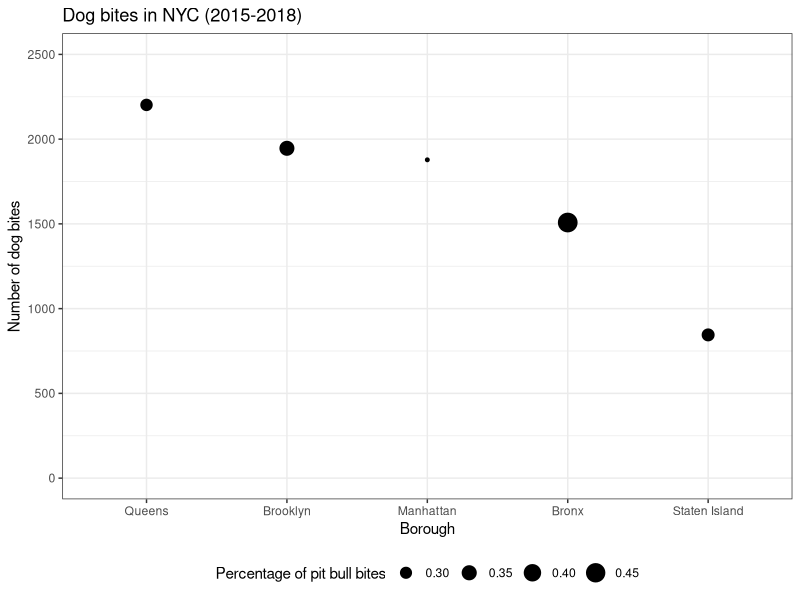
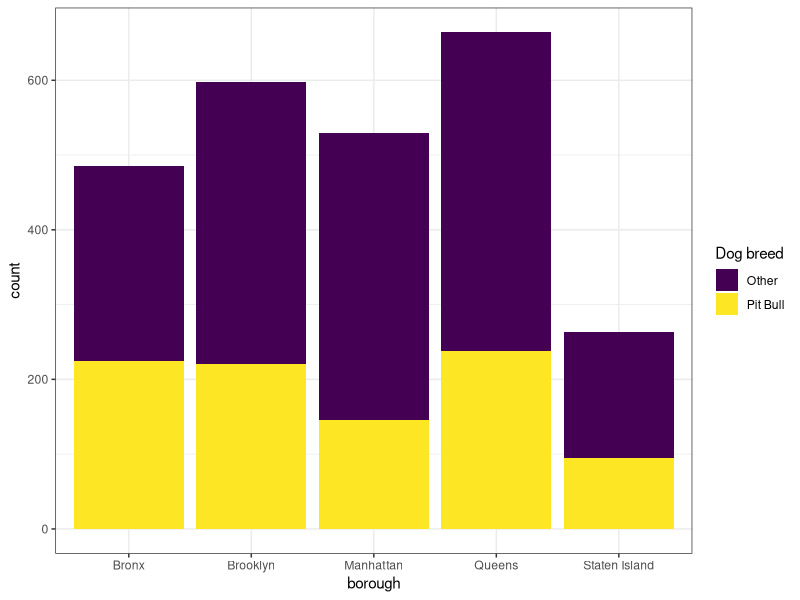

These figures' R source, in order:
## ---- chunk 1
knitr::opts_chunk$set(echo = TRUE)

library(tidyverse)

theme_set(theme_bw())
## ---- chunk 2
dog_bite = read_csv('./data/dog_bite.csv') %>%
  filter(borough != 'Other')

# dog bites in 2016 only (to match to licensing data)
dg_2016 = dog_bite %>%
  filter(date_of_bite > '2016-01-01' & date_of_bite < '2016-12-31')


license = read_csv('./data/cleaned_license_data.csv') %>%
  filter(final_borough %in% c('Bronx', 'Brooklyn', 'Manhattan', 'Queens', 'Staten Island'))

## ---- chunk 3
# number of dog bites (pitbull vs. other) by boro
dg_2016 %>%
  group_by(borough, pit_bull) %>% # group by borough and whether the dog was a pit bull or not
  count %>% # get total counts
  ungroup %>%
  spread(key = pit_bull, value = n) 

# number of registered dogs (pitbull vs. other) by boro
license %>%
  
  group_by(final_borough, pit_bull) %>%
  count %>%
  spread(key = pit_bull, value = n)
## ---- chunk 4
# point plot of all dog bites in data
dog_bite %>%
  group_by(borough, pit_bull) %>% # group by borough and whether the dog was a pit bull or not
  count %>% # get total counts
  ungroup %>%
  spread(key = pit_bull, value = n) %>% # spread to calculate percentage of bites that were given by pit bulls
  mutate(total_bites = `FALSE` + `TRUE`, # column of total number of bites
         pct_pb_bites = `TRUE` / total_bites, # percentage of bites that are from pit bulls
         borough = fct_reorder(borough, total_bites, .desc = T)) %>% # factor and order borough by total number of bites
  ggplot(aes(x = borough, y = total_bites)) +
  geom_point(aes(size = pct_pb_bites)) + # change size of plotted points by the percentage of the bites that were given by pit bulls
  labs(title = 'Dog bites in NYC (2015-2018)',
       x = 'Borough',
       y = 'Number of dog bites',
       size = 'Percentage of pit bull bites') +
  scale_y_continuous(limits = c(0, 2500)) +
  theme(legend.position = 'bottom')


# stacked bar plot for 2016 only (to be matched with licensing data)
dg_2016 %>%
  ggplot(aes(x = borough, fill = pit_bull)) +
  geom_bar() + 
  viridis::scale_fill_viridis(
    name = 'Dog breed',
    labels = c('Other', 'Pit Bull'),
    discrete = T
  )


